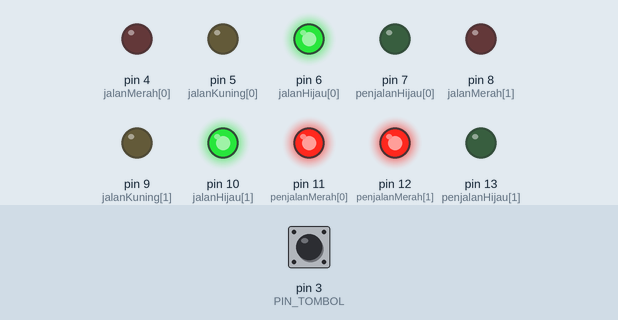
Recording of a sketch running on a simulated Arduino Uno, built with avr-gcc and run on an emulated ATmega328P. Shown: output pins drawn as LEDs (lit = HIGH). Inputs (shaded band) come from the test bench; at power-on: pin 3 (PIN_TOMBOL) HIGH.

Above: at 1.2 s.
1.3 s: pin 3 (PIN_TOMBOL) pulled LOW for 0.15 s
At 2.4 s:
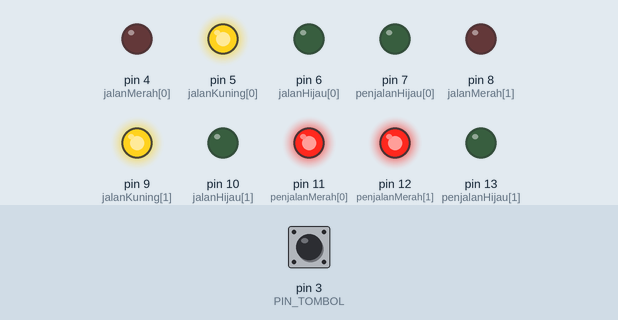
At 4.7 s:
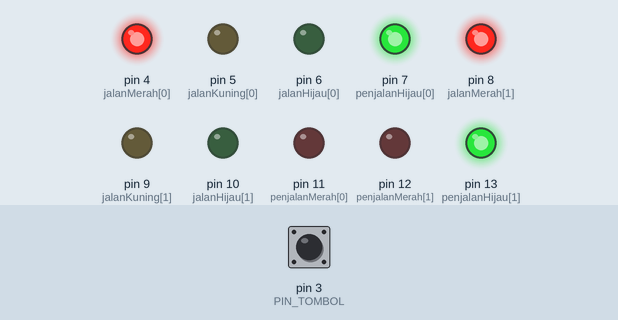
Timing chart, 0 to 12.8 s (numbered marks = the images above; inputs shaded):
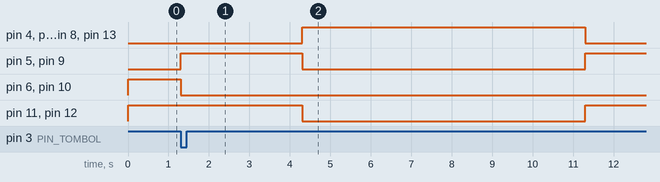

The sketch:

Lampu_Jalan_Raya_dan_Pedestrian.ino
```cpp
const int PIN_TOMBOL = 3;

const int jalanMerah[]    = {4, 8};
const int jalanKuning[]   = {5, 9};
const int jalanHijau[]    = {6, 10};

const int penjalanHijau[] = {7, 13};
const int penjalanMerah[] = {11, 12};


volatile bool tombolDitekan  = false;
volatile bool tombolDilepas  = false;
bool sedangSequence          = false;


void ISR_tombol() {
  if (digitalRead(PIN_TOMBOL) == LOW) {
    // Tekan: hanya proses jika belum sequence
    if (!sedangSequence) {
      tombolDitekan = true;
      tombolDilepas = false;
    }
  } else {
    // Lepas: selalu proses (perlu untuk keluar while loop)
    if (tombolDitekan) tombolDilepas = true;
  }
}

void setJalan(int merah, int kuning, int hijau) {
  for (int i = 0; i < 2; i++) {
    digitalWrite(jalanMerah[i],  merah);
    digitalWrite(jalanKuning[i], kuning);
    digitalWrite(jalanHijau[i],  hijau);
  }
}

void setPenjalan(bool hijau) {
  for (int i = 0; i < 2; i++) {
    digitalWrite(penjalanMerah[i], hijau ? LOW  : HIGH);
    digitalWrite(penjalanHijau[i], hijau ? HIGH : LOW);
  }
}

void stateDefault() {
  setJalan(LOW, LOW, HIGH);  // jalan raya: HIJAU
  setPenjalan(false);         // pejalan kaki: MERAH
}

void setup() {
  for (int i = 0; i < 2; i++) {
    pinMode(jalanMerah[i],    OUTPUT);
    pinMode(jalanKuning[i],   OUTPUT);
    pinMode(jalanHijau[i],    OUTPUT);
    pinMode(penjalanHijau[i], OUTPUT);
    pinMode(penjalanMerah[i], OUTPUT);
  }

  pinMode(PIN_TOMBOL, INPUT_PULLUP);
  attachInterrupt(digitalPinToInterrupt(PIN_TOMBOL), ISR_tombol, CHANGE);

  stateDefault();
}

void loop() {
  if (!tombolDitekan) return;

  sedangSequence = true;

  // 1. Kuning 3 detik (fixed, tidak ditahan)
  setJalan(LOW, HIGH, LOW);
  setPenjalan(false);
  delay(3000);

  // 2. Jalan MERAH + Pejalan HIJAU, tunggu tombol dilepas dulu
  setJalan(HIGH, LOW, LOW);
  setPenjalan(true);

  // Tunggu sampai tombol dilepas, BARU mulai 7 detik
  while (!tombolDilepas) { /* tunggu */ }
  tombolDitekan = false;
  tombolDilepas = false;
  delay(7000);

  // 3. Kuning 3 detik sebelum kembali hijau
  setJalan(LOW, HIGH, LOW);
  setPenjalan(false);
  delay(3000);

  // 4. Default
  stateDefault();
  sedangSequence = false;
}
```

Measured:
- after the input at 1.3 s, pin 4 (jalanMerah[0]): LOW → HIGH after 3.0 s, → LOW 7.0 s later; pin 5 (jalanKuning[0]): LOW → HIGH at once, → LOW 3.0 s later, → HIGH 7.0 s later
